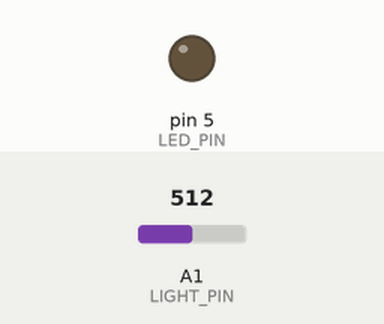
Simulated run of this sketch. Board: Arduino Uno, built with avr-gcc and run on an emulated ATmega328P. On the bench: output pins drawn as LEDs (lit = HIGH). Inputs (shaded band) come from the test bench; at power-on: A1 (LIGHT_PIN) = 512.

Above: at 1.2 s.
1.3 s: A1 (LIGHT_PIN) set to 462
2.8 s: A1 (LIGHT_PIN) set to 443
At 3.3 s:
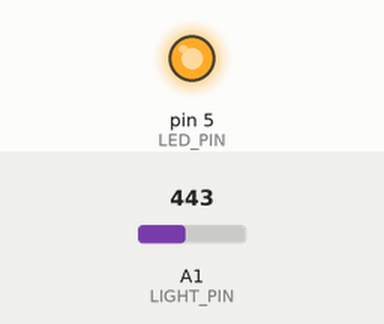
4.3 s: A1 (LIGHT_PIN) set to 537
5.8 s: A1 (LIGHT_PIN) set to 564
At 6.8 s:
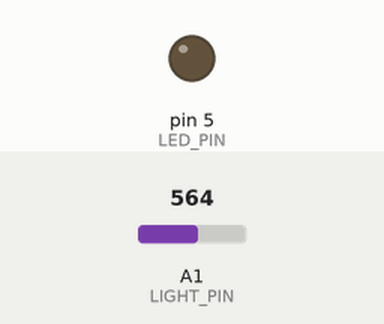
7.3 s: A1 (LIGHT_PIN) set to 440
At 7.9 s:
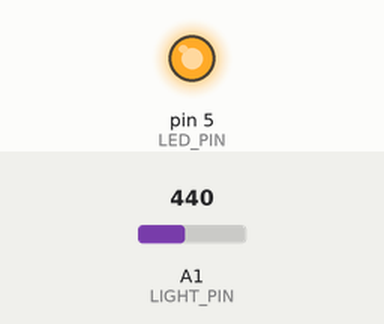
Timing chart, 0 to 9.8 s (numbered marks = the images above; inputs shaded):
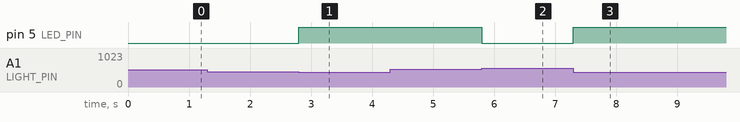

The sketch:

Challenge04_Hysteresis.ino
```cpp
// Complete example solution for Lesson05, challenge 04.
const int LIGHT_PIN = A1, LED_PIN = 5;
bool ledOn = false;
void setup() {
  pinMode(LED_PIN, OUTPUT);
}
void loop() {
  int reading = analogRead(LIGHT_PIN);
  if (!ledOn && reading < 450) ledOn = true;
  if (ledOn && reading > 550) ledOn = false;
  digitalWrite(LED_PIN, ledOn ? HIGH : LOW);
}
```

Measured:
- the behaviour switches between 450 and 449 on A1 (LIGHT_PIN) (found by bisection; images 0 and 1)
- the behaviour switches between 550 and 551 on A1 (LIGHT_PIN) (found by bisection; images 1 and 2)
- after the input at 1.3 s, every drawn part: stays the same
- after the input at 2.8 s, pin 5 (LED_PIN): LOW → HIGH at once
- after the input at 4.3 s, every drawn part: stays the same
- after the input at 5.8 s, pin 5 (LED_PIN): HIGH → LOW at once
- after the input at 7.3 s, pin 5 (LED_PIN): LOW → HIGH at once
